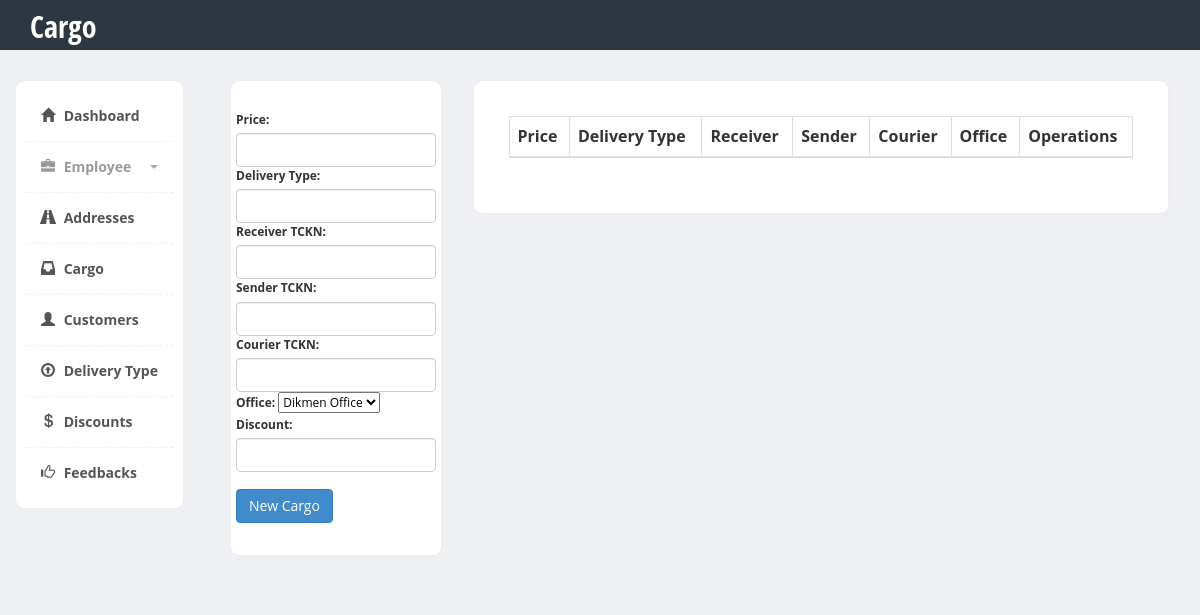
Before: /VTProject/cargo.php with the older database file.
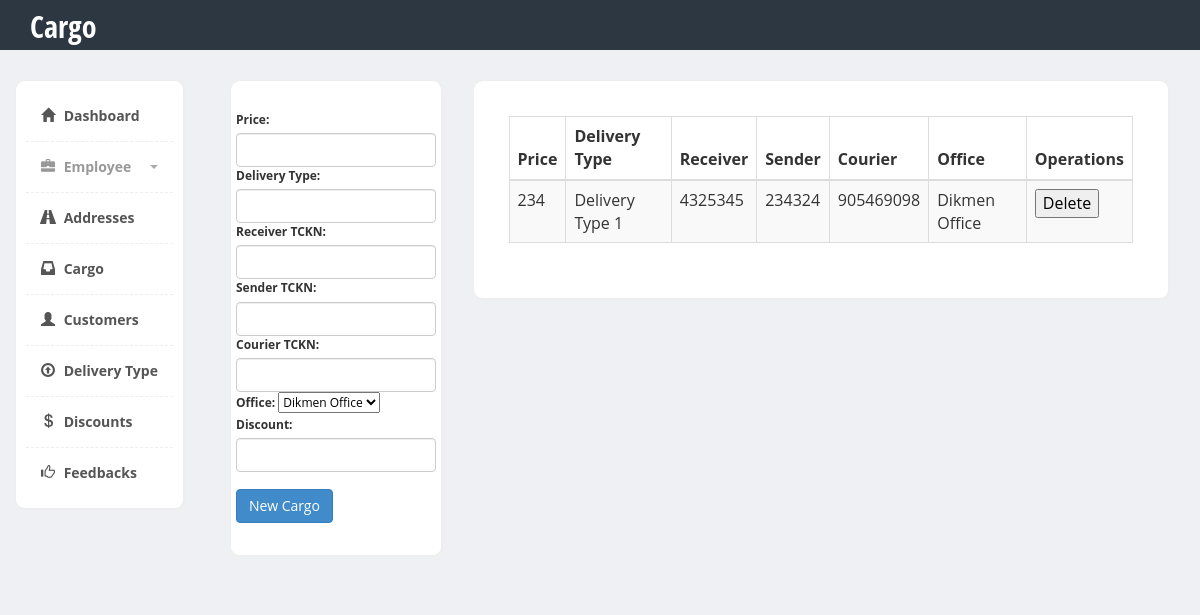
After: the same page with the newer database file.
### tables this page shows
CREATE TABLE `cargo` (
  `CargoID` int(11) NOT NULL,
  `Price` float NOT NULL,
  `isDelivered` tinyint(1) NOT NULL DEFAULT '0',
  `FK_DeliveryType_ID` int(11) NOT NULL,
  `FK_Reciever_TCKN` bigint(11) NOT NULL,
  `FK_Sender_TCKN` bigint(11) NOT NULL,
  `FK_Courier_TCKN` bigint(11) NOT NULL,
  `FK_Office_ID` int(11) NOT NULL,
  `FK_Discount_DiscountID` int(11) DEFAULT NULL
);

CREATE TABLE `deliverytype` (
  `DeliveryTypeID` int(11) NOT NULL,
  `Name` varchar(255) NOT NULL
);

CREATE TABLE `office` (
  `OfficeID` int(11) NOT NULL,
  `FK_Address_ID` int(11) NOT NULL,
  `Name` varchar(255) NOT NULL
);

### VTProject/cargo.php (the view, shortened to what the changed rows need)
<html><head>
        <link href="https://code.jquery.com/ui/1.10.3/themes/redmond/jquery-ui.css" rel="stylesheet" media="screen">
        <link href="bootstrap/css/bootstrap.min.css" rel="stylesheet">
        <link href="css/styles.css" rel="stylesheet">
    </head>
    <body>
        <div class="header">
            <div class="container">
                <div class="row">
                    <div class="col-md-5">
                        <div class="logo">
                            <h1><a href="cargo.php">Cargo</a></h1>
                        </div>
                    </div>
                </div>
            </div>
        </div>
        <div class="page-content">
            <div class="row">
                <div class="col-md-10">
                    <div class="col-md-9">
                        <div class="content-box-large">
                            <div class="panel-body">
                                <table class="table table-striped table-bordered" id="example" cellspacing="0" cellpadding="0" border="0">
                                    <thead>
                                        <tr>
                                            <th>Price</th>
                                            <th>Delivery Type</th>
                                            <th>Receiver</th>
                                            <th>Sender</th>
                                            <th>Courier</th>
                                            <th>Office</th>
                                            <th>Operations</th>
                                        </tr>
                                    </thead>
                                    <tbody>
                                        <?php
                                        include("config.php");
                                        $query = "CALL get_cargos()";
                                        $result = mysqli_query($db, $query);
                                        while ($row = mysqli_fetch_assoc($result)) {
                                            echo '<tr>';
                                            echo "<td>" . $row["Price"] . "</td> <td>" . $row["DeliveryTypeName"] . "</td> <td>" . $row["RecieverTC"]
                                                    . "</td> <td>" . $row["SenderTC"] . "</td> <td>" . $row["CourierTC"]
                                                    . "</td> <td>" . $row["OfficeName"] . "</td>";
                                            echo '<form action="" method="post">';
                                            echo "</td> <td> <input type ='submit' class='button' name='delete' value='Delete' /> "
                                            . "<input type ='hidden' name='delete' value='".$row["CargoID"]."' /> </td>";
                                            echo '</form>';
                                            echo '</tr>';
                                        }
                                        ?>
                                    </tbody>
                                </table>
                            </div>
                        </div>
                    </div>
                </div>
            </div>
        </div>
        <link href="vendors/datatables/dataTables.bootstrap.css" rel="stylesheet" media="screen">
    </body></html>

Changed rows visible on the page:
added cargo: Price "234", FK_DeliveryType_ID.Name "Delivery Type 1", FK_Reciever_TCKN "4325345", FK_Sender_TCKN "234324", FK_Courier_TCKN "905469098", FK_Office_ID.Name "Dikmen Office"
